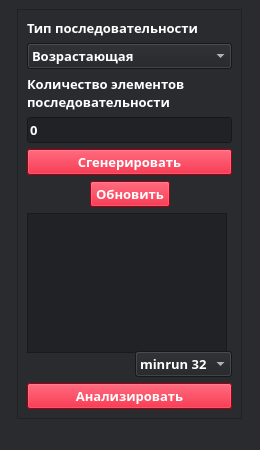
<?xml version="1.0" encoding="UTF-8"?>
<ui version="4.0">
 <class>MainWindow</class>
 <widget class="QMainWindow" name="MainWindow">
  <property name="geometry">
   <rect>
    <x>0</x>
    <y>0</y>
    <width>260</width>
    <height>450</height>
   </rect>
  </property>
  <property name="minimumSize">
   <size>
    <width>260</width>
    <height>450</height>
   </size>
  </property>
  <property name="maximumSize">
   <size>
    <width>250</width>
    <height>450</height>
   </size>
  </property>
  <property name="windowTitle">
   <string>Комиссия</string>
  </property>
  <property name="styleSheet">
   <string notr="true">background-color: rgb(41, 43, 47);
alternate-background-color: rgb(218, 0, 27);
color: rgb(255, 255, 255);

</string>
  </property>
  <widget class="QWidget" name="centralwidget">
   <layout class="QGridLayout" name="gridLayout">
    <item row="0" column="0">
     <widget class="QFrame" name="frame">
      <property name="minimumSize">
       <size>
        <width>225</width>
        <height>150</height>
       </size>
      </property>
      <property name="maximumSize">
       <size>
        <width>225</width>
        <height>16777215</height>
       </size>
      </property>
      <property name="font">
       <font>
        <family>Microsoft YaHei</family>
        <pointsize>10</pointsize>
        <weight>75</weight>
        <bold>true</bold>
        <kerning>true</kerning>
       </font>
      </property>
      <property name="autoFillBackground">
       <bool>false</bool>
      </property>
      <property name="styleSheet">
       <string notr="true">background-color: rgb(41, 43, 47);</string>
      </property>
      <property name="frameShape">
       <enum>QFrame::StyledPanel</enum>
      </property>
      <property name="frameShadow">
       <enum>QFrame::Raised</enum>
      </property>
      <layout class="QGridLayout" name="gridLayout_3">
       <item row="0" column="0">
        <layout class="QHBoxLayout" name="horizontalLayout_4">
         <item>
          <layout class="QGridLayout" name="gridLayout_2">
           <item row="6" column="0">
            <widget class="QLineEdit" name="enter_size_list">
             <property name="font">
              <font>
               <family>Microsoft YaHei</family>
               <pointsize>10</pointsize>
               <weight>75</weight>
               <bold>true</bold>
               <kerning>true</kerning>
              </font>
             </property>
             <property name="autoFillBackground">
              <bool>false</bool>
             </property>
             <property name="styleSheet">
              <string notr="true">selection-background-color: rgb(218, 0, 27);
background-color: rgb(32, 34, 37);
color: rgb(255, 255, 255);</string>
             </property>
             <property name="inputMethodHints">
              <set>Qt::ImhNone</set>
             </property>
             <property name="text">
              <string>0</string>
             </property>
             <property name="maxLength">
              <number>8</number>
             </property>
             <property name="clearButtonEnabled">
              <bool>false</bool>
             </property>
            </widget>
           </item>
           <item row="13" column="0">
            <layout class="QHBoxLayout" name="horizontalLayout">
             <item>
              <spacer name="horizontalSpacer">
               <property name="orientation">
                <enum>Qt::Horizontal</enum>
               </property>
               <property name="sizeHint" stdset="0">
                <size>
                 <width>40</width>
                 <height>20</height>
                </size>
               </property>
              </spacer>
             </item>
             <item>
              <widget class="QPushButton" name="update_button">
               <property name="font">
                <font>
                 <family>Microsoft YaHei</family>
                 <pointsize>10</pointsize>
                 <weight>75</weight>
                 <bold>true</bold>
                </font>
               </property>
               <property name="autoFillBackground">
                <bool>false</bool>
               </property>
               <property name="styleSheet">
                <string notr="true">color: rgb(255, 255, 255);
background-color: rgb(218, 0, 27);</string>
               </property>
               <property name="text">
                <string>Обновить</string>
               </property>
              </widget>
             </item>
             <item>
              <spacer name="horizontalSpacer_2">
               <property name="orientation">
                <enum>Qt::Horizontal</enum>
               </property>
               <property name="sizeHint" stdset="0">
                <size>
                 <width>40</width>
                 <height>20</height>
                </size>
               </property>
              </spacer>
             </item>
            </layout>
           </item>
           <item row="4" column="0">
            <widget class="QLabel" name="label_3">
             <property name="font">
              <font>
               <family>Microsoft YaHei</family>
               <pointsize>10</pointsize>
               <weight>75</weight>
               <bold>true</bold>
               <kerning>true</kerning>
              </font>
             </property>
             <property name="autoFillBackground">
              <bool>false</bool>
             </property>
             <property name="styleSheet">
              <string notr="true">color: rgb(255, 255, 255);</string>
             </property>
             <property name="text">
              <string>Количество элементов 
последовательности</string>
             </property>
            </widget>
           </item>
           <item row="3" column="0">
            <spacer name="verticalSpacer_2">
             <property name="font">
              <font>
               <family>Microsoft YaHei</family>
               <pointsize>10</pointsize>
               <weight>75</weight>
               <bold>true</bold>
              </font>
             </property>
             <property name="autoFillBackground">
              <bool>false</bool>
             </property>
             <property name="orientation">
              <enum>Qt::Vertical</enum>
             </property>
             <property name="sizeHint" stdset="0">
              <size>
               <width>20</width>
               <height>40</height>
              </size>
             </property>
            </spacer>
           </item>
           <item row="1" column="0">
            <widget class="QLabel" name="label_2">
             <property name="font">
              <font>
               <family>Microsoft YaHei</family>
               <pointsize>10</pointsize>
               <weight>75</weight>
               <bold>true</bold>
               <kerning>true</kerning>
              </font>
             </property>
             <property name="autoFillBackground">
              <bool>false</bool>
             </property>
             <property name="styleSheet">
              <string notr="true">color: rgb(255, 255, 255);</string>
             </property>
             <property name="text">
              <string>Тип последовательности</string>
             </property>
            </widget>
           </item>
           <item row="15" column="0">
            <layout class="QHBoxLayout" name="horizontalLayout_3"/>
           </item>
           <item row="9" column="0">
            <spacer name="verticalSpacer_3">
             <property name="orientation">
              <enum>Qt::Vertical</enum>
             </property>
             <property name="sizeHint" stdset="0">
              <size>
               <width>20</width>
               <height>40</height>
              </size>
             </property>
            </spacer>
           </item>
           <item row="2" column="0">
            <widget class="QComboBox" name="select_gen_mode">
             <property name="font">
              <font>
               <family>Microsoft YaHei</family>
               <pointsize>10</pointsize>
               <weight>75</weight>
               <bold>true</bold>
              </font>
             </property>
             <property name="autoFillBackground">
              <bool>false</bool>
             </property>
             <property name="styleSheet">
              <string notr="true">background-color: rgb(32, 34, 37);
color: rgb(255, 255, 255);</string>
             </property>
             <item>
              <property name="text">
               <string>Возрастающая</string>
              </property>
             </item>
             <item>
              <property name="text">
               <string>Убывающая</string>
              </property>
             </item>
             <item>
              <property name="text">
               <string>Случайные числа</string>
              </property>
             </item>
             <item>
              <property name="text">
               <string>Частично упорядоченная 8</string>
              </property>
             </item>
             <item>
              <property name="text">
               <string>Частично упорядоченная 16</string>
              </property>
             </item>
             <item>
              <property name="text">
               <string>Частично упорядоченная 32</string>
              </property>
             </item>
             <item>
              <property name="text">
               <string>С одинаковыми элементами</string>
              </property>
             </item>
            </widget>
           </item>
           <item row="14" column="0">
            <widget class="QListWidget" name="file_list">
             <property name="minimumSize">
              <size>
               <width>200</width>
               <height>140</height>
              </size>
             </property>
             <property name="maximumSize">
              <size>
               <width>200</width>
               <height>150</height>
              </size>
             </property>
             <property name="font">
              <font>
               <family>Microsoft YaHei</family>
               <pointsize>10</pointsize>
               <weight>75</weight>
               <bold>true</bold>
               <kerning>true</kerning>
              </font>
             </property>
             <property name="autoFillBackground">
              <bool>true</bool>
             </property>
             <property name="styleSheet">
              <string notr="true">background-color: rgb(32, 34, 37);
selection-background-color: rgb(218, 0, 27);
color: rgb(255, 255, 255);

alternate-background-color: rgb(214, 0, 26);
border-color: rgb(214, 0, 26);
border-top-color: rgb(214, 0, 26);
border-right-color: rgb(214, 0, 26);
border-bottom-color: rgb(214, 0, 26);
border-left-color: rgb(214, 0, 26);
gridline-color: rgb(214, 0, 26);
selection-color: rgb(214, 0, 26);</string>
             </property>
             <property name="editTriggers">
              <set>QAbstractItemView::EditKeyPressed</set>
             </property>
             <property name="showDropIndicator" stdset="0">
              <bool>false</bool>
             </property>
             <property name="alternatingRowColors">
              <bool>false</bool>
             </property>
             <property name="selectionMode">
              <enum>QAbstractItemView::MultiSelection</enum>
             </property>
             <property name="viewMode">
              <enum>QListView::ListMode</enum>
             </property>
            </widget>
           </item>
           <item row="10" column="0">
            <spacer name="verticalSpacer">
             <property name="font">
              <font>
               <family>Microsoft YaHei</family>
               <pointsize>10</pointsize>
               <weight>75</weight>
               <bold>true</bold>
              </font>
             </property>
             <property name="autoFillBackground">
              <bool>false</bool>
             </property>
             <property name="orientation">
              <enum>Qt::Vertical</enum>
             </property>
             <property name="sizeHint" stdset="0">
              <size>
               <width>20</width>
               <height>40</height>
              </size>
             </property>
            </spacer>
           </item>
           <item row="8" column="0">
            <widget class="QPushButton" name="gen_button">
             <property name="font">
              <font>
               <family>Microsoft YaHei</family>
               <pointsize>10</pointsize>
               <weight>75</weight>
               <bold>true</bold>
              </font>
             </property>
             <property name="autoFillBackground">
              <bool>false</bool>
             </property>
             <property name="styleSheet">
              <string notr="true">color: rgb(255, 255, 255);
background-color: rgb(218, 0, 27);</string>
             </property>
             <property name="text">
              <string>Сгенерировать</string>
             </property>
            </widget>
           </item>
          </layout>
         </item>
        </layout>
       </item>
       <item row="2" column="0">
        <widget class="QPushButton" name="analyze_button">
         <property name="font">
          <font>
           <family>Microsoft YaHei</family>
           <pointsize>10</pointsize>
           <weight>75</weight>
           <bold>true</bold>
          </font>
         </property>
         <property name="autoFillBackground">
          <bool>false</bool>
         </property>
         <property name="styleSheet">
          <string notr="true">color: rgb(255, 255, 255);
background-color: rgb(218, 0, 27);</string>
         </property>
         <property name="text">
          <string>Анализировать</string>
         </property>
        </widget>
       </item>
       <item row="1" column="0">
        <layout class="QHBoxLayout" name="horizontalLayout_2">
         <item>
          <spacer name="horizontalSpacer_3">
           <property name="orientation">
            <enum>Qt::Horizontal</enum>
           </property>
           <property name="sizeHint" stdset="0">
            <size>
             <width>40</width>
             <height>20</height>
            </size>
           </property>
          </spacer>
         </item>
         <item>
          <widget class="QComboBox" name="select_minrun">
           <property name="font">
            <font>
             <family>Microsoft YaHei</family>
             <pointsize>10</pointsize>
             <weight>75</weight>
             <bold>true</bold>
            </font>
           </property>
           <property name="styleSheet">
            <string notr="true">background-color: rgb(32, 34, 37);
color: rgb(255, 255, 255);</string>
           </property>
           <item>
            <property name="text">
             <string>minrun 32</string>
            </property>
           </item>
           <item>
            <property name="text">
             <string>minrun 48</string>
            </property>
           </item>
           <item>
            <property name="text">
             <string>minrun 64</string>
            </property>
           </item>
          </widget>
         </item>
        </layout>
       </item>
      </layout>
     </widget>
    </item>
   </layout>
  </widget>
  <widget class="QStatusBar" name="statusbar"/>
 </widget>
 <resources/>
 <connections/>
</ui>
